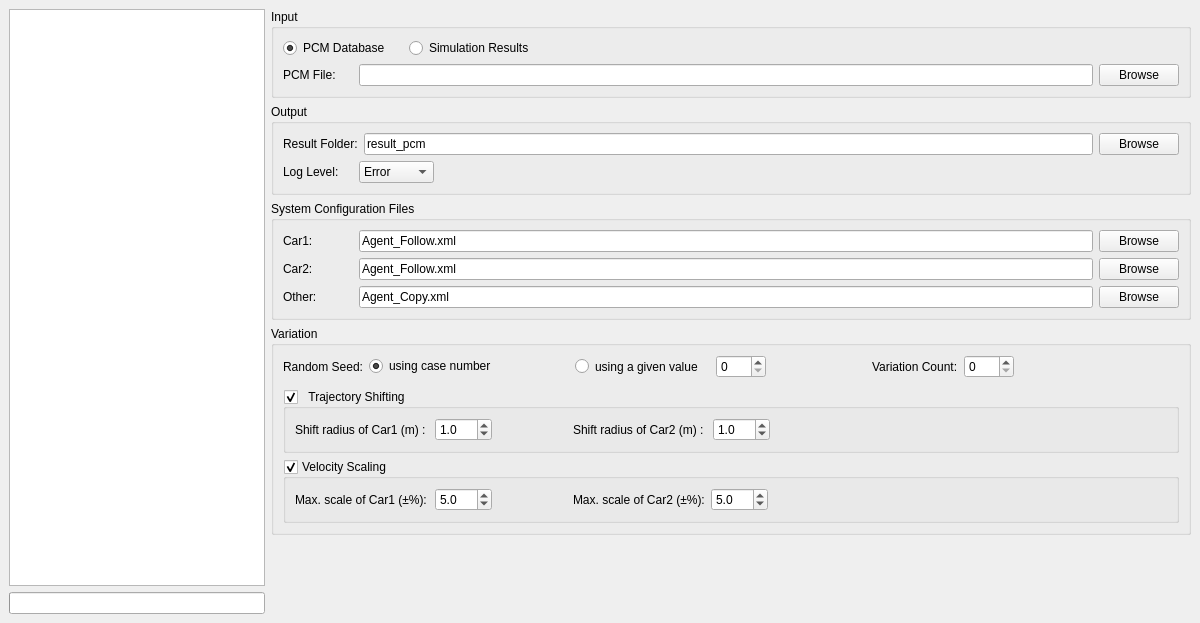
<?xml version="1.0" encoding="UTF-8"?>
<ui version="4.0">
 <class>ViewPcm</class>
 <widget class="QWidget" name="ViewPcm">
  <property name="geometry">
   <rect>
    <x>0</x>
    <y>0</y>
    <width>1200</width>
    <height>623</height>
   </rect>
  </property>
  <property name="windowTitle">
   <string>Form</string>
  </property>
  <layout class="QHBoxLayout" name="horizontalLayout" stretch="0,2">
   <property name="spacing">
    <number>6</number>
   </property>
   <property name="leftMargin">
    <number>9</number>
   </property>
   <property name="topMargin">
    <number>9</number>
   </property>
   <property name="rightMargin">
    <number>9</number>
   </property>
   <property name="bottomMargin">
    <number>9</number>
   </property>
   <item>
    <layout class="QVBoxLayout" name="verticalLayout_0" stretch="0,0">
     <item>
      <widget class="QListView" name="listViewPcmCase">
       <property name="editTriggers">
        <set>QAbstractItemView::NoEditTriggers</set>
       </property>
       <property name="selectionMode">
        <enum>QAbstractItemView::ExtendedSelection</enum>
       </property>
      </widget>
     </item>
     <item>
      <widget class="QProgressBar" name="progressBar">
       <property name="value">
        <number>0</number>
       </property>
       <property name="textVisible">
        <bool>false</bool>
       </property>
      </widget>
     </item>
    </layout>
   </item>
   <item>
    <layout class="QVBoxLayout" name="verticalLayout_1">
     <item>
      <widget class="QGroupBox" name="groupBoxEnviroment">
       <property name="title">
        <string>Input</string>
       </property>
       <layout class="QVBoxLayout" name="verticalLayout_2">
        <item>
         <layout class="QHBoxLayout" name="horizontalLayout_0">
          <item>
           <widget class="QRadioButton" name="radioButtonPCMDB">
            <property name="sizePolicy">
             <sizepolicy hsizetype="Minimum" vsizetype="Minimum">
              <horstretch>0</horstretch>
              <verstretch>0</verstretch>
             </sizepolicy>
            </property>
            <property name="minimumSize">
             <size>
              <width>120</width>
              <height>0</height>
             </size>
            </property>
            <property name="maximumSize">
             <size>
              <width>16777215</width>
              <height>16777215</height>
             </size>
            </property>
            <property name="text">
             <string>PCM Database</string>
            </property>
            <property name="checked">
             <bool>true</bool>
            </property>
            <attribute name="buttonGroup">
             <string notr="true">buttonGroup_2</string>
            </attribute>
           </widget>
          </item>
          <item>
           <widget class="QRadioButton" name="radioButtonSimResult">
            <property name="enabled">
             <bool>true</bool>
            </property>
            <property name="sizePolicy">
             <sizepolicy hsizetype="Expanding" vsizetype="Fixed">
              <horstretch>0</horstretch>
              <verstretch>0</verstretch>
             </sizepolicy>
            </property>
            <property name="minimumSize">
             <size>
              <width>0</width>
              <height>0</height>
             </size>
            </property>
            <property name="maximumSize">
             <size>
              <width>16777215</width>
              <height>16777215</height>
             </size>
            </property>
            <property name="text">
             <string>Simulation Results</string>
            </property>
            <attribute name="buttonGroup">
             <string notr="true">buttonGroup_2</string>
            </attribute>
           </widget>
          </item>
         </layout>
        </item>
        <item>
         <widget class="QStackedWidget" name="stackPCMData">
          <property name="sizePolicy">
           <sizepolicy hsizetype="Preferred" vsizetype="Fixed">
            <horstretch>0</horstretch>
            <verstretch>0</verstretch>
           </sizepolicy>
          </property>
          <property name="minimumSize">
           <size>
            <width>0</width>
            <height>0</height>
           </size>
          </property>
          <property name="currentIndex">
           <number>0</number>
          </property>
          <widget class="QWidget" name="Page1">
           <property name="sizePolicy">
            <sizepolicy hsizetype="Preferred" vsizetype="Fixed">
             <horstretch>0</horstretch>
             <verstretch>0</verstretch>
            </sizepolicy>
           </property>
           <property name="minimumSize">
            <size>
             <width>0</width>
             <height>0</height>
            </size>
           </property>
           <layout class="QHBoxLayout" name="horizontalLayout_6" stretch="0,0,0">
            <property name="leftMargin">
             <number>0</number>
            </property>
            <property name="topMargin">
             <number>0</number>
            </property>
            <property name="rightMargin">
             <number>0</number>
            </property>
            <property name="bottomMargin">
             <number>0</number>
            </property>
            <item>
             <widget class="QLabel" name="labelPcmFile">
              <property name="minimumSize">
               <size>
                <width>70</width>
                <height>0</height>
               </size>
              </property>
              <property name="text">
               <string>PCM File:</string>
              </property>
             </widget>
            </item>
            <item>
             <widget class="QLineEdit" name="lineEditPcmFile">
              <property name="contextMenuPolicy">
               <enum>Qt::ActionsContextMenu</enum>
              </property>
              <property name="readOnly">
               <bool>false</bool>
              </property>
             </widget>
            </item>
            <item>
             <widget class="QPushButton" name="buttonBrowsePcmFile">
              <property name="text">
               <string>Browse</string>
              </property>
             </widget>
            </item>
           </layout>
          </widget>
          <widget class="QWidget" name="Page2">
           <property name="sizePolicy">
            <sizepolicy hsizetype="Preferred" vsizetype="Fixed">
             <horstretch>0</horstretch>
             <verstretch>0</verstretch>
            </sizepolicy>
           </property>
           <layout class="QHBoxLayout" name="horizontalLayout_8">
            <property name="leftMargin">
             <number>0</number>
            </property>
            <property name="topMargin">
             <number>0</number>
            </property>
            <property name="rightMargin">
             <number>0</number>
            </property>
            <property name="bottomMargin">
             <number>0</number>
            </property>
            <item>
             <widget class="QLabel" name="labelPrevResultFolder">
              <property name="minimumSize">
               <size>
                <width>70</width>
                <height>0</height>
               </size>
              </property>
              <property name="text">
               <string>Input Folder:</string>
              </property>
             </widget>
            </item>
            <item>
             <widget class="QLineEdit" name="lineEditPrevResultFolder">
              <property name="contextMenuPolicy">
               <enum>Qt::ActionsContextMenu</enum>
              </property>
              <property name="text">
               <string/>
              </property>
             </widget>
            </item>
            <item>
             <widget class="QPushButton" name="buttonBrowsePrevResultFolder">
              <property name="text">
               <string>Browse</string>
              </property>
             </widget>
            </item>
           </layout>
          </widget>
         </widget>
        </item>
       </layout>
      </widget>
     </item>
     <item>
      <widget class="QGroupBox" name="groupBoxResultFolder">
       <property name="title">
        <string>Output</string>
       </property>
       <layout class="QVBoxLayout" name="verticalLayout_4">
        <property name="leftMargin">
         <number>9</number>
        </property>
        <property name="topMargin">
         <number>9</number>
        </property>
        <property name="rightMargin">
         <number>9</number>
        </property>
        <property name="bottomMargin">
         <number>9</number>
        </property>
        <item>
         <layout class="QHBoxLayout" name="horizontalLayout_1" stretch="0,0,0">
          <item>
           <widget class="QLabel" name="labelBrowseResultFolder">
            <property name="minimumSize">
             <size>
              <width>70</width>
              <height>0</height>
             </size>
            </property>
            <property name="text">
             <string>Result Folder:</string>
            </property>
           </widget>
          </item>
          <item>
           <widget class="QLineEdit" name="lineEditResultFolder">
            <property name="text">
             <string>result_pcm</string>
            </property>
            <property name="readOnly">
             <bool>false</bool>
            </property>
           </widget>
          </item>
          <item>
           <widget class="QPushButton" name="buttonBrowseResultFolder">
            <property name="text">
             <string>Browse</string>
            </property>
           </widget>
          </item>
         </layout>
        </item>
        <item>
         <layout class="QHBoxLayout" name="horizontalLayout_13" stretch="0,0,0">
          <item>
           <widget class="QLabel" name="labelBrowseResultFolder_2">
            <property name="sizePolicy">
             <sizepolicy hsizetype="Preferred" vsizetype="Preferred">
              <horstretch>0</horstretch>
              <verstretch>0</verstretch>
             </sizepolicy>
            </property>
            <property name="minimumSize">
             <size>
              <width>70</width>
              <height>0</height>
             </size>
            </property>
            <property name="text">
             <string>Log Level:</string>
            </property>
           </widget>
          </item>
          <item>
           <widget class="QComboBox" name="comboBox_LogLevel">
            <property name="sizePolicy">
             <sizepolicy hsizetype="Preferred" vsizetype="Fixed">
              <horstretch>0</horstretch>
              <verstretch>0</verstretch>
             </sizepolicy>
            </property>
            <property name="currentText">
             <string>Error</string>
            </property>
            <item>
             <property name="text">
              <string>Error</string>
             </property>
            </item>
            <item>
             <property name="text">
              <string>Warning</string>
             </property>
            </item>
            <item>
             <property name="text">
              <string>Info</string>
             </property>
            </item>
            <item>
             <property name="text">
              <string>Debug</string>
             </property>
            </item>
           </widget>
          </item>
          <item>
           <widget class="QLabel" name="label_temp_4">
            <property name="enabled">
             <bool>false</bool>
            </property>
            <property name="sizePolicy">
             <sizepolicy hsizetype="Expanding" vsizetype="Preferred">
              <horstretch>0</horstretch>
              <verstretch>0</verstretch>
             </sizepolicy>
            </property>
            <property name="text">
             <string/>
            </property>
           </widget>
          </item>
         </layout>
        </item>
       </layout>
      </widget>
     </item>
     <item>
      <widget class="QGroupBox" name="groupBoxSystemConfig">
       <property name="title">
        <string>System Configuration Files</string>
       </property>
       <layout class="QVBoxLayout" name="verticalLayout">
        <item>
         <layout class="QHBoxLayout" name="horizontalLayout_2">
          <item>
           <widget class="QLabel" name="labelCar1">
            <property name="minimumSize">
             <size>
              <width>70</width>
              <height>0</height>
             </size>
            </property>
            <property name="text">
             <string>Car1:</string>
            </property>
           </widget>
          </item>
          <item>
           <widget class="QLineEdit" name="lineEditCar1">
            <property name="text">
             <string>Agent_Follow.xml</string>
            </property>
            <property name="readOnly">
             <bool>false</bool>
            </property>
           </widget>
          </item>
          <item>
           <widget class="QPushButton" name="buttonBrowseCar1">
            <property name="text">
             <string>Browse</string>
            </property>
           </widget>
          </item>
         </layout>
        </item>
        <item>
         <layout class="QHBoxLayout" name="horizontalLayout_3">
          <item>
           <widget class="QLabel" name="labelCar2">
            <property name="minimumSize">
             <size>
              <width>70</width>
              <height>0</height>
             </size>
            </property>
            <property name="text">
             <string>Car2:</string>
            </property>
           </widget>
          </item>
          <item>
           <widget class="QLineEdit" name="lineEditCar2">
            <property name="text">
             <string>Agent_Follow.xml</string>
            </property>
            <property name="readOnly">
             <bool>false</bool>
            </property>
           </widget>
          </item>
          <item>
           <widget class="QPushButton" name="buttonBrowseCar2">
            <property name="text">
             <string>Browse</string>
            </property>
           </widget>
          </item>
         </layout>
        </item>
        <item>
         <layout class="QHBoxLayout" name="horizontalLayout_4">
          <item>
           <widget class="QLabel" name="labelOther">
            <property name="minimumSize">
             <size>
              <width>70</width>
              <height>0</height>
             </size>
            </property>
            <property name="text">
             <string>Other:</string>
            </property>
           </widget>
          </item>
          <item>
           <widget class="QLineEdit" name="lineEditOther">
            <property name="text">
             <string>Agent_Copy.xml</string>
            </property>
            <property name="readOnly">
             <bool>false</bool>
            </property>
           </widget>
          </item>
          <item>
           <widget class="QPushButton" name="buttonBrowseOther">
            <property name="text">
             <string>Browse</string>
            </property>
           </widget>
          </item>
         </layout>
        </item>
       </layout>
      </widget>
     </item>
     <item>
      <widget class="QGroupBox" name="groupBoxVariation">
       <property name="sizePolicy">
        <sizepolicy hsizetype="Preferred" vsizetype="Preferred">
         <horstretch>0</horstretch>
         <verstretch>0</verstretch>
        </sizepolicy>
       </property>
       <property name="title">
        <string>Variation</string>
       </property>
       <property name="flat">
        <bool>false</bool>
       </property>
       <property name="checkable">
        <bool>false</bool>
       </property>
       <property name="checked">
        <bool>false</bool>
       </property>
       <layout class="QVBoxLayout" name="verticalLayout_6">
        <item>
         <layout class="QHBoxLayout" name="horizontalLayout_12">
          <property name="bottomMargin">
           <number>5</number>
          </property>
          <item>
           <widget class="QLabel" name="labelRandoamSeed">
            <property name="sizePolicy">
             <sizepolicy hsizetype="Minimum" vsizetype="Minimum">
              <horstretch>0</horstretch>
              <verstretch>0</verstretch>
             </sizepolicy>
            </property>
            <property name="minimumSize">
             <size>
              <width>70</width>
              <height>0</height>
             </size>
            </property>
            <property name="text">
             <string>Random Seed:</string>
            </property>
           </widget>
          </item>
          <item>
           <widget class="QRadioButton" name="radioButton_RSCase">
            <property name="sizePolicy">
             <sizepolicy hsizetype="Minimum" vsizetype="Fixed">
              <horstretch>0</horstretch>
              <verstretch>0</verstretch>
             </sizepolicy>
            </property>
            <property name="minimumSize">
             <size>
              <width>200</width>
              <height>0</height>
             </size>
            </property>
            <property name="text">
             <string>using case number</string>
            </property>
            <property name="checked">
             <bool>true</bool>
            </property>
           </widget>
          </item>
          <item>
           <widget class="QRadioButton" name="radioButton_RSValue">
            <property name="sizePolicy">
             <sizepolicy hsizetype="Minimum" vsizetype="Preferred">
              <horstretch>0</horstretch>
              <verstretch>0</verstretch>
             </sizepolicy>
            </property>
            <property name="minimumSize">
             <size>
              <width>135</width>
              <height>0</height>
             </size>
            </property>
            <property name="text">
             <string>using a given value</string>
            </property>
           </widget>
          </item>
          <item>
           <widget class="QSpinBox" name="spinBox_RSValue">
            <property name="sizePolicy">
             <sizepolicy hsizetype="Preferred" vsizetype="Fixed">
              <horstretch>0</horstretch>
              <verstretch>0</verstretch>
             </sizepolicy>
            </property>
            <property name="minimumSize">
             <size>
              <width>50</width>
              <height>0</height>
             </size>
            </property>
            <property name="maximum">
             <number>999</number>
            </property>
           </widget>
          </item>
          <item>
           <widget class="QLabel" name="label_VarCount">
            <property name="enabled">
             <bool>true</bool>
            </property>
            <property name="sizePolicy">
             <sizepolicy hsizetype="Minimum" vsizetype="Preferred">
              <horstretch>0</horstretch>
              <verstretch>0</verstretch>
             </sizepolicy>
            </property>
            <property name="minimumSize">
             <size>
              <width>0</width>
              <height>0</height>
             </size>
            </property>
            <property name="layoutDirection">
             <enum>Qt::LeftToRight</enum>
            </property>
            <property name="text">
             <string>Variation Count:</string>
            </property>
            <property name="indent">
             <number>100</number>
            </property>
           </widget>
          </item>
          <item>
           <widget class="QSpinBox" name="spinBox_VarCount">
            <property name="minimumSize">
             <size>
              <width>50</width>
              <height>0</height>
             </size>
            </property>
            <property name="minimum">
             <number>0</number>
            </property>
            <property name="value">
             <number>0</number>
            </property>
           </widget>
          </item>
          <item>
           <widget class="QLabel" name="label_temp4_2">
            <property name="enabled">
             <bool>false</bool>
            </property>
            <property name="sizePolicy">
             <sizepolicy hsizetype="Expanding" vsizetype="Preferred">
              <horstretch>0</horstretch>
              <verstretch>0</verstretch>
             </sizepolicy>
            </property>
            <property name="text">
             <string/>
            </property>
           </widget>
          </item>
         </layout>
        </item>
        <item>
         <widget class="QGroupBox" name="groupBoxVarPos">
          <property name="sizePolicy">
           <sizepolicy hsizetype="Preferred" vsizetype="Preferred">
            <horstretch>0</horstretch>
            <verstretch>0</verstretch>
           </sizepolicy>
          </property>
          <property name="title">
           <string>  Trajectory Shifting</string>
          </property>
          <property name="flat">
           <bool>false</bool>
          </property>
          <property name="checkable">
           <bool>true</bool>
          </property>
          <property name="checked">
           <bool>true</bool>
          </property>
          <layout class="QVBoxLayout" name="verticalLayout_3">
           <item>
            <layout class="QHBoxLayout" name="horizontalLayout_5">
             <item>
              <widget class="QLabel" name="labelRadius_1">
               <property name="sizePolicy">
                <sizepolicy hsizetype="Minimum" vsizetype="Minimum">
                 <horstretch>0</horstretch>
                 <verstretch>0</verstretch>
                </sizepolicy>
               </property>
               <property name="minimumSize">
                <size>
                 <width>134</width>
                 <height>0</height>
                </size>
               </property>
               <property name="maximumSize">
                <size>
                 <width>16777215</width>
                 <height>16777215</height>
                </size>
               </property>
               <property name="text">
                <string>Shift radius of Car1 (m) : </string>
               </property>
              </widget>
             </item>
             <item>
              <widget class="QDoubleSpinBox" name="doubleSpinBox_Radius_1">
               <property name="minimumSize">
                <size>
                 <width>50</width>
                 <height>0</height>
                </size>
               </property>
               <property name="decimals">
                <number>1</number>
               </property>
               <property name="value">
                <double>1.000000000000000</double>
               </property>
              </widget>
             </item>
             <item>
              <widget class="QLabel" name="labelRadius_2">
               <property name="sizePolicy">
                <sizepolicy hsizetype="Minimum" vsizetype="Minimum">
                 <horstretch>0</horstretch>
                 <verstretch>0</verstretch>
                </sizepolicy>
               </property>
               <property name="minimumSize">
                <size>
                 <width>207</width>
                 <height>0</height>
                </size>
               </property>
               <property name="maximumSize">
                <size>
                 <width>16777215</width>
                 <height>16777215</height>
                </size>
               </property>
               <property name="text">
                <string>Shift radius of Car2 (m) : </string>
               </property>
               <property name="indent">
                <number>75</number>
               </property>
              </widget>
             </item>
             <item>
              <widget class="QDoubleSpinBox" name="doubleSpinBox_Radius_2">
               <property name="minimumSize">
                <size>
                 <width>50</width>
                 <height>0</height>
                </size>
               </property>
               <property name="decimals">
                <number>1</number>
               </property>
               <property name="value">
                <double>1.000000000000000</double>
               </property>
              </widget>
             </item>
             <item>
              <widget class="QLabel" name="label_temp1">
               <property name="enabled">
                <bool>false</bool>
               </property>
               <property name="sizePolicy">
                <sizepolicy hsizetype="Expanding" vsizetype="Preferred">
                 <horstretch>0</horstretch>
                 <verstretch>0</verstretch>
                </sizepolicy>
               </property>
               <property name="text">
                <string/>
               </property>
              </widget>
             </item>
            </layout>
           </item>
           <item>
            <layout class="QHBoxLayout" name="horizontalLayout_7"/>
           </item>
          </layout>
         </widget>
        </item>
        <item>
         <widget class="QGroupBox" name="groupBoxVarVelocity">
          <property name="sizePolicy">
           <sizepolicy hsizetype="Preferred" vsizetype="Preferred">
            <horstretch>0</horstretch>
            <verstretch>0</verstretch>
           </sizepolicy>
          </property>
          <property name="title">
           <string>Velocity Scaling</string>
          </property>
          <property name="flat">
           <bool>false</bool>
          </property>
          <property name="checkable">
           <bool>true</bool>
          </property>
          <property name="checked">
           <bool>true</bool>
          </property>
          <layout class="QVBoxLayout" name="verticalLayout_5">
           <item>
            <layout class="QHBoxLayout" name="horizontalLayout_9">
             <item>
              <widget class="QLabel" name="labelVelScale_1">
               <property name="sizePolicy">
                <sizepolicy hsizetype="Minimum" vsizetype="Minimum">
                 <horstretch>0</horstretch>
                 <verstretch>0</verstretch>
                </sizepolicy>
               </property>
               <property name="minimumSize">
                <size>
                 <width>134</width>
                 <height>0</height>
                </size>
               </property>
               <property name="maximumSize">
                <size>
                 <width>16777215</width>
                 <height>16777215</height>
                </size>
               </property>
               <property name="text">
                <string>Max. scale of Car1 (±%):</string>
               </property>
              </widget>
             </item>
             <item>
              <widget class="QDoubleSpinBox" name="doubleSpinBox_VelScale_1">
               <property name="minimumSize">
                <size>
                 <width>50</width>
                 <height>0</height>
                </size>
               </property>
               <property name="decimals">
                <number>1</number>
               </property>
               <property name="value">
                <double>5.000000000000000</double>
               </property>
              </widget>
             </item>
             <item>
              <widget class="QLabel" name="labelVelScale_2">
               <property name="sizePolicy">
                <sizepolicy hsizetype="Minimum" vsizetype="Minimum">
                 <horstretch>0</horstretch>
                 <verstretch>0</verstretch>
                </sizepolicy>
               </property>
               <property name="minimumSize">
                <size>
                 <width>207</width>
                 <height>0</height>
                </size>
               </property>
               <property name="maximumSize">
                <size>
                 <width>16777215</width>
                 <height>16777215</height>
                </size>
               </property>
               <property name="text">
                <string>Max. scale of Car2 (±%):</string>
               </property>
               <property name="indent">
                <number>75</number>
               </property>
              </widget>
             </item>
             <item>
              <widget class="QDoubleSpinBox" name="doubleSpinBox_VelScale_2">
               <property name="minimumSize">
                <size>
                 <width>50</width>
                 <height>0</height>
                </size>
               </property>
               <property name="decimals">
                <number>1</number>
               </property>
               <property name="value">
                <double>5.000000000000000</double>
               </property>
              </widget>
             </item>
             <item>
              <widget class="QLabel" name="label_temp3">
               <property name="enabled">
                <bool>false</bool>
               </property>
               <property name="sizePolicy">
                <sizepolicy hsizetype="Expanding" vsizetype="Preferred">
                 <horstretch>0</horstretch>
                 <verstretch>0</verstretch>
                </sizepolicy>
               </property>
               <property name="text">
                <string/>
               </property>
              </widget>
             </item>
            </layout>
           </item>
           <item>
            <layout class="QHBoxLayout" name="horizontalLayout_10"/>
           </item>
          </layout>
         </widget>
        </item>
        <item>
         <layout class="QHBoxLayout" name="horizontalLayout_11"/>
        </item>
       </layout>
      </widget>
     </item>
     <item>
      <spacer name="verticalSpacer">
       <property name="orientation">
        <enum>Qt::Vertical</enum>
       </property>
       <property name="sizeHint" stdset="0">
        <size>
         <width>20</width>
         <height>40</height>
        </size>
       </property>
      </spacer>
     </item>
    </layout>
   </item>
  </layout>
 </widget>
 <resources/>
 <connections/>
 <buttongroups>
  <buttongroup name="buttonGroup_2"/>
 </buttongroups>
</ui>
